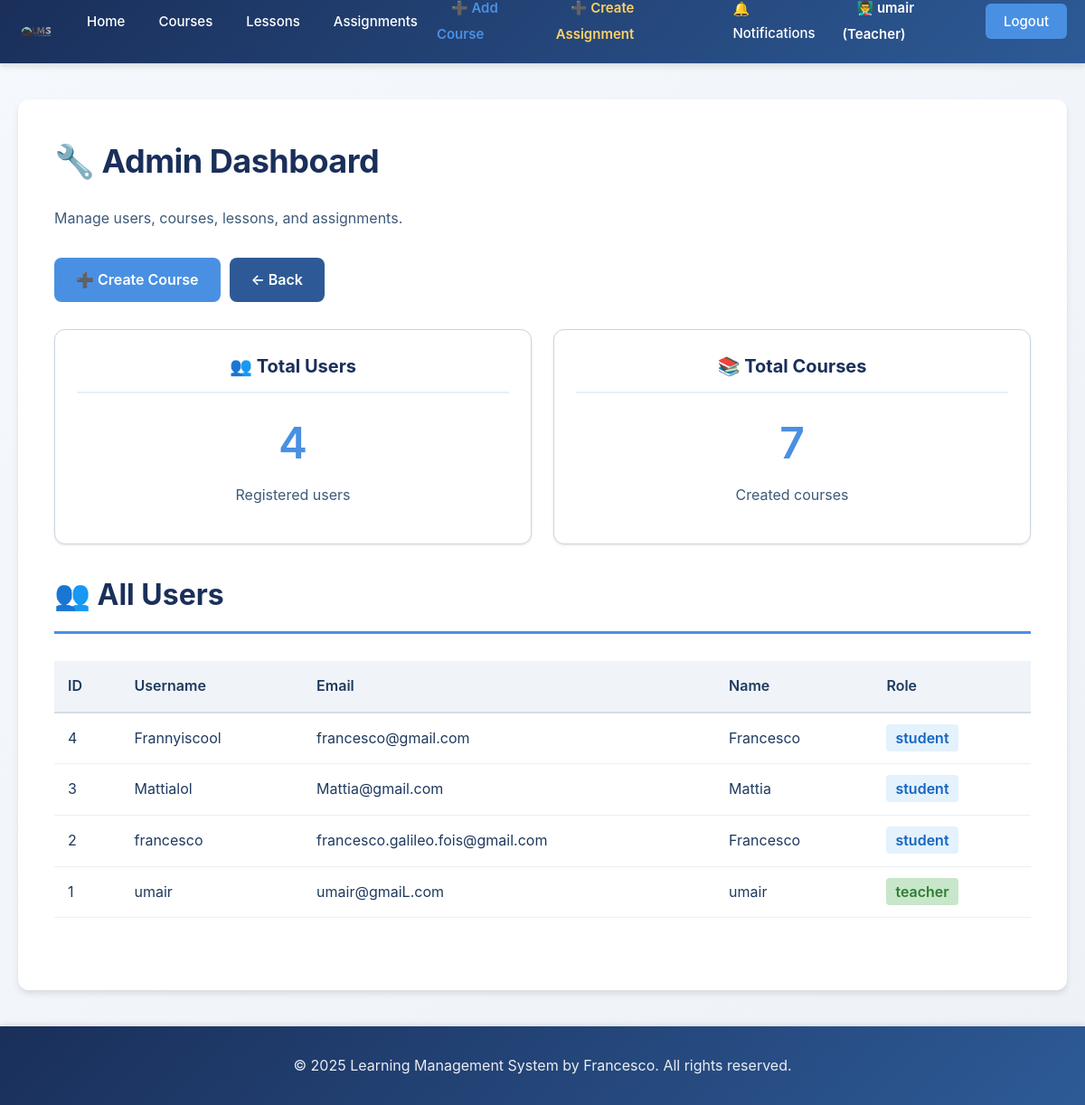
Page /admin_dashboard (signed in) on the committed database.
### tables this page shows
CREATE TABLE users (
            -- Unique identifier for each user (auto-incrementing primary key)
            id INTEGER PRIMARY KEY AUTOINCREMENT,
            -- Username must be unique (no two users can have same username)
            username TEXT NOT NULL UNIQUE,
            -- Email must be unique (no two users can have same email)
            email TEXT NOT NULL UNIQUE,
            -- Password stored as hashed string (never plain text)
            password TEXT NOT NULL,
            -- Full name of the user
            full_name TEXT NOT NULL,
            -- User role: either 'student' or 'teacher'
            role TEXT NOT NULL DEFAULT 'student',
            -- Timestamp when account was created (automatic)
            created_at TIMESTAMP DEFAULT CURRENT_TIMESTAMP,
            -- Timestamp of last login
            last_login TIMESTAMP
        );

### app.py (the view)
@app.route("/admin_dashboard")
def admin_dashboard():
    if 'user_id' not in session:
        return redirect(url_for('login'))
    if session.get('role') != 'teacher':
        return redirect(url_for('home'))
    conn = None
    try:
        conn = get_db_connection()
        cursor = conn.cursor()
        cursor.execute("SELECT COUNT(*) as count FROM users")
        users_count = cursor.fetchone()['count']
        cursor.execute("SELECT COUNT(*) as count FROM courses")
        courses_count = cursor.fetchone()['count']
        cursor.execute("SELECT * FROM users ORDER BY created_at DESC LIMIT 10")
        users = cursor.fetchall()
        cursor.execute("SELECT * FROM courses ORDER BY created_at DESC LIMIT 10")
        courses = cursor.fetchall()
        return render_template('admin_dashboard.html',
                             users_count=users_count,
                             courses_count=courses_count,
                             users=users,
                             courses=courses)
    except Exception as e:
        return render_template('admin_dashboard.html', error='Error loading admin data')
    finally:
        if conn:
            conn.close()

### app.py (called while the page is built)
def get_db_connection(db_name="lms.db"):
    conn = sqlite3.connect(db_name)
    conn.row_factory = sqlite3.Row
    return conn

### templates/admin_dashboard.html (shortened to what this page needs)
{% extends 'base.html' %}
{% block content %}
    <h1>🔧 Admin Dashboard</h1>
    <p>Manage users, courses, lessons, and assignments.</p>
    <div style="margin: 30px 0; display: flex; gap: 10px;">
        <a href="{{ url_for('create_course') }}" class="btn btn-primary">➕ Create Course</a>
        <a href="{{ url_for('teacher_dashboard') }}" class="btn btn-secondary">← Back</a>
    </div>
    <div class="grid mt-30">
        <div class="card" style="text-align: center;">
            <div class="card-header">👥 Total Users</div>
            <div class="card-body">
                <h2 style="color: var(--accent-blue); font-size: 48px; margin: 0;">{{ users|length or 0 }}</h2>
                <p>Registered users</p>
            </div>
        </div>
        <div class="card" style="text-align: center;">
            <div class="card-header">📚 Total Courses</div>
            <div class="card-body">
                <h2 style="color: var(--accent-blue); font-size: 48px; margin: 0;">{{ courses_count or 0 }}</h2>
                <p>Created courses</p>
            </div>
        </div>
    </div>
    <div class="section mt-30">
        <h2 class="section-title">👥 All Users</h2>
        {% if users %}
            <div style="overflow-x: auto; margin-top: 20px;">
                <table style="width: 100%; border-collapse: collapse; background: white; border-radius: 8px;">
                    <thead>
                        <tr style="background: #f0f4f8; border-bottom: 2px solid #d4dce6;">
                            <th style="padding: 15px; text-align: left; font-weight: 600;">ID</th>
                            <th style="padding: 15px; text-align: left; font-weight: 600;">Username</th>
                            <th style="padding: 15px; text-align: left; font-weight: 600;">Email</th>
                            <th style="padding: 15px; text-align: left; font-weight: 600;">Name</th>
                            <th style="padding: 15px; text-align: left; font-weight: 600;">Role</th>
                        </tr>
                    </thead>
                    <tbody>
                        {% for user in users %}
                            <tr style="border-bottom: 1px solid #ecf0f1;">
                                <td style="padding: 15px;">{{ user.id }}</td>
                                <td style="padding: 15px;">{{ user.username }}</td>
                                <td style="padding: 15px;">{{ user.email }}</td>
                                <td style="padding: 15px;">{{ user.full_name }}</td>
                                <td style="padding: 15px;">
                                    {% if user.role == 'teacher' %}
                                        <span style="background: #c8e6c9; color: #2e7d32; padding: 5px 10px; border-radius: 4px; font-weight: 600;">{{ user.role }}</span>
                                    {% else %}
                                        <span style="background: #e3f2fd; color: #1565c0; padding: 5px 10px; border-radius: 4px; font-weight: 600;">{{ user.role }}</span>
                                    {% endif %}
                                </td>
                            </tr>
                        {% endfor %}
                    </tbody>
                </table>
            </div>
        {% else %}
            <p class="text-muted">No users found.</p>
        {% endif %}
    </div>
{% endblock %}

### static/style.css (style rules this page uses)
:root { --primary-navy: #1a2f5a; --primary-blue: #2d5a96; --accent-blue: #4a90e2; --light-blue: #e8f0f8; --dark-text: #1f3a5f; --medium-text: #3d5a7a; --light-text: #6b8bb5; --white: #ffffff; --bg-light: #f5f8fc; --bg-lighter: #eef2f8; --border-color: #cbd5e0; --shadow-sm: 0 1px 3px rgba(0, 0, 0, 0.1); --shadow-md: 0 4px 6px rgba(0, 0, 0, 0.1); --shadow-lg: 0 10px 20px rgba(0, 0, 0, 0.15); --transition: all 0.3s ease; }
* { margin: 0; padding: 0; box-sizing: border-box; }
html, body { height: 100%; }
body { font-family: -apple-system, BlinkMacSystemFont, 'Segoe UI', 'Roboto', 'Oxygen', 'Ubuntu', 'Cantarell', 'Fira Sans', 'Droid Sans', 'Helvetica Neue', sans-serif; background: linear-gradient(135deg, #f5f8fc 0%, #eef2f8 100%); color: var(--dark-text); font-size: 16px; line-height: 1.6; min-height: 100vh; display: flex; flex-direction: column; }
body { display: flex; flex-direction: column; }
h1 { color: var(--primary-navy); font-size: 36px; font-weight: 700; margin-bottom: 20px; letter-spacing: -0.5px; }
h2 { color: var(--primary-blue); font-size: 28px; font-weight: 600; margin-bottom: 16px; margin-top: 24px; }
p { color: var(--medium-text); font-size: 16px; margin-bottom: 16px; line-height: 1.7; }
a { color: var(--accent-blue); text-decoration: none; transition: var(--transition); }
.btn { display: inline-block; padding: 12px 24px; border: none; border-radius: 8px; font-size: 16px; font-weight: 600; cursor: pointer; transition: var(--transition); text-decoration: none; text-align: center; }
.btn-primary { background-color: var(--accent-blue); color: var(--white); }
.btn-secondary { background-color: var(--primary-blue); color: var(--white); }
.card { background: var(--white); border-radius: 12px; padding: 24px; border: 1px solid var(--border-color); box-shadow: var(--shadow-sm); transition: var(--transition); }
.card-header { color: var(--primary-navy); font-size: 20px; font-weight: 700; margin-bottom: 12px; border-bottom: 2px solid var(--light-blue); padding-bottom: 12px; }
.card-body { color: var(--medium-text); line-height: 1.8; }
.section { margin-bottom: 40px; }
.section-title { color: var(--primary-navy); font-size: 32px; font-weight: 700; margin-bottom: 30px; border-bottom: 3px solid var(--accent-blue); padding-bottom: 15px; }
.grid { display: grid; grid-template-columns: repeat(auto-fit, minmax(300px, 1fr)); gap: 24px; margin-bottom: 30px; }
.mt-30 { margin-top: 30px; }

### rows in the picture
users: id "4", username "Frannyiscool", email "francesco@gmail.com", full_name "Francesco", role "student"
users: id "3", username "Mattialol", email "Mattia@gmail.com", full_name "Mattia", role "student"
users: id "2", username "francesco", email "francesco.galileo.fois@gmail.com", full_name "Francesco", role "student"
users: id "1", username "umair", email "umair@gmaiL.com", full_name "umair", role "teacher"

### other values in the picture
{{ session.get('full_name') }} "umair"
{{ users|length or 0 }} "4"
{{ courses_count or 0 }} "7"
